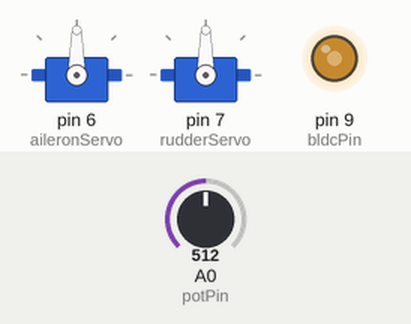
Recording of a sketch running on a simulated Arduino Uno, built with avr-gcc and run on an emulated ATmega328P. On the bench: 2 × servo, output pins drawn as LEDs (lit = HIGH). The inputs (shaded band) are chosen by the test bench; at power-on: A0 (potPin) = 512.

Above: at 1.2 s.
1.3 s: A0 (potPin) set to 716
At 2.6 s:
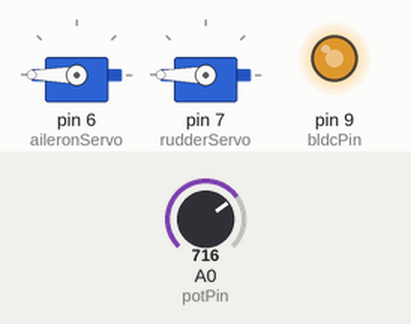
4.3 s: A0 (potPin) set to 900
At 5.5 s:
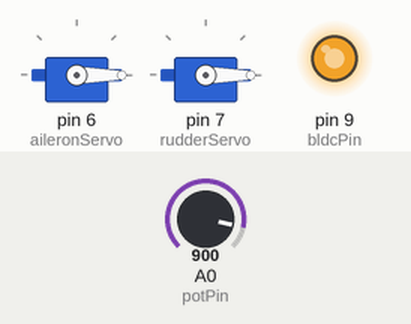
7.3 s: A0 (potPin) set to 511
At 8.3 s:
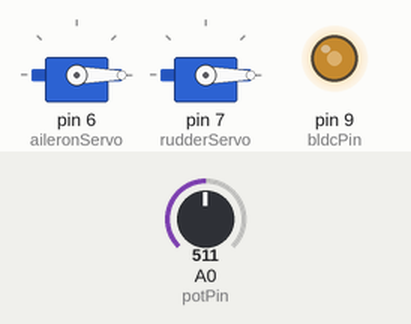
10.3 s: A0 (potPin) set to 170
At 11.2 s:
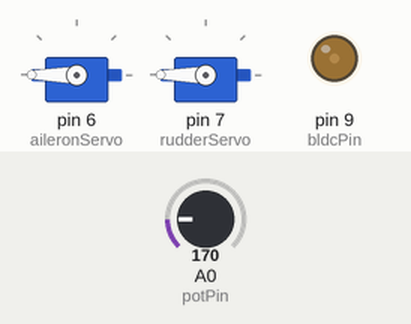
13.3 s: A0 (potPin) set to 0
At 16.8 s:
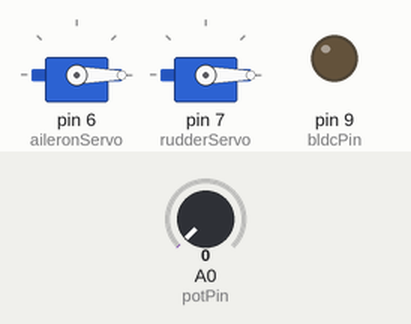
Timing chart, 0 to 17.3 s (numbered marks = the images above; inputs shaded):
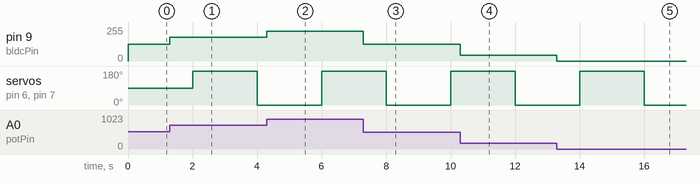

The sketch:

kontrol_pesawat.ino
```cpp
#include <Servo.h>

// Deklarasi untuk motor servo
Servo aileronServo; // Servo untuk aileron (sayap)
Servo rudderServo;  // Servo untuk rudder (ekor)

// Pin motor BLDC dan potensiometer
const int bldcPin = 9;     // Pin untuk sinyal ESC motor BLDC
const int potPin = A0;     // Pin potensiometer

// Variabel untuk kontrol servo
const int servoMin = 0;    // Sudut minimum servo
const int servoMax = 180;  // Sudut maksimum servo
unsigned long prevTime = 0;
const int period = 2000;   // Periode gerakan servo (2 detik)

// Variabel status servo
bool movingUp = true;      // Status gerakan servo naik/turun

void setup() {
  // Konfigurasi servo
  aileronServo.attach(6);  // Hubungkan servo aileron ke pin 6
  rudderServo.attach(7);   // Hubungkan servo rudder ke pin 7

  // Set posisi awal servo
  aileronServo.write(90);  // Posisi tengah
  rudderServo.write(90);   // Posisi tengah

  // Konfigurasi BLDC motor
  pinMode(bldcPin, OUTPUT);
  analogWrite(bldcPin, 0); // Mulai dengan kecepatan 0
}

void loop() {
  // Baca nilai potensiometer
  int potValue = analogRead(potPin);
  int motorSpeed = map(potValue, 0, 1023, 0, 255);
  analogWrite(bldcPin, motorSpeed);

  // Kontrol servo secara periodik
  unsigned long currentTime = millis();
  if (currentTime - prevTime >= period) {
    prevTime = currentTime;

    if (movingUp) {
      aileronServo.write(servoMax);
      rudderServo.write(servoMax);
    } else {
      aileronServo.write(servoMin);
      rudderServo.write(servoMin);
    }
    movingUp = !movingUp; // Ubah arah gerakan
  }
}
```

Measured:
- after the input at 1.3 s, pin 9 (bldcPin): 127/255 → 178/255 at once
- after the input at 4.3 s, pin 9 (bldcPin): 178/255 → 224/255 at once
- after the input at 7.3 s, pin 9 (bldcPin): 224/255 → 127/255 at once
- after the input at 10.3 s, pin 9 (bldcPin): 127/255 → 42/255 at once
- after the input at 13.3 s, pin 9 (bldcPin): 42/255 → 0/255 at once
